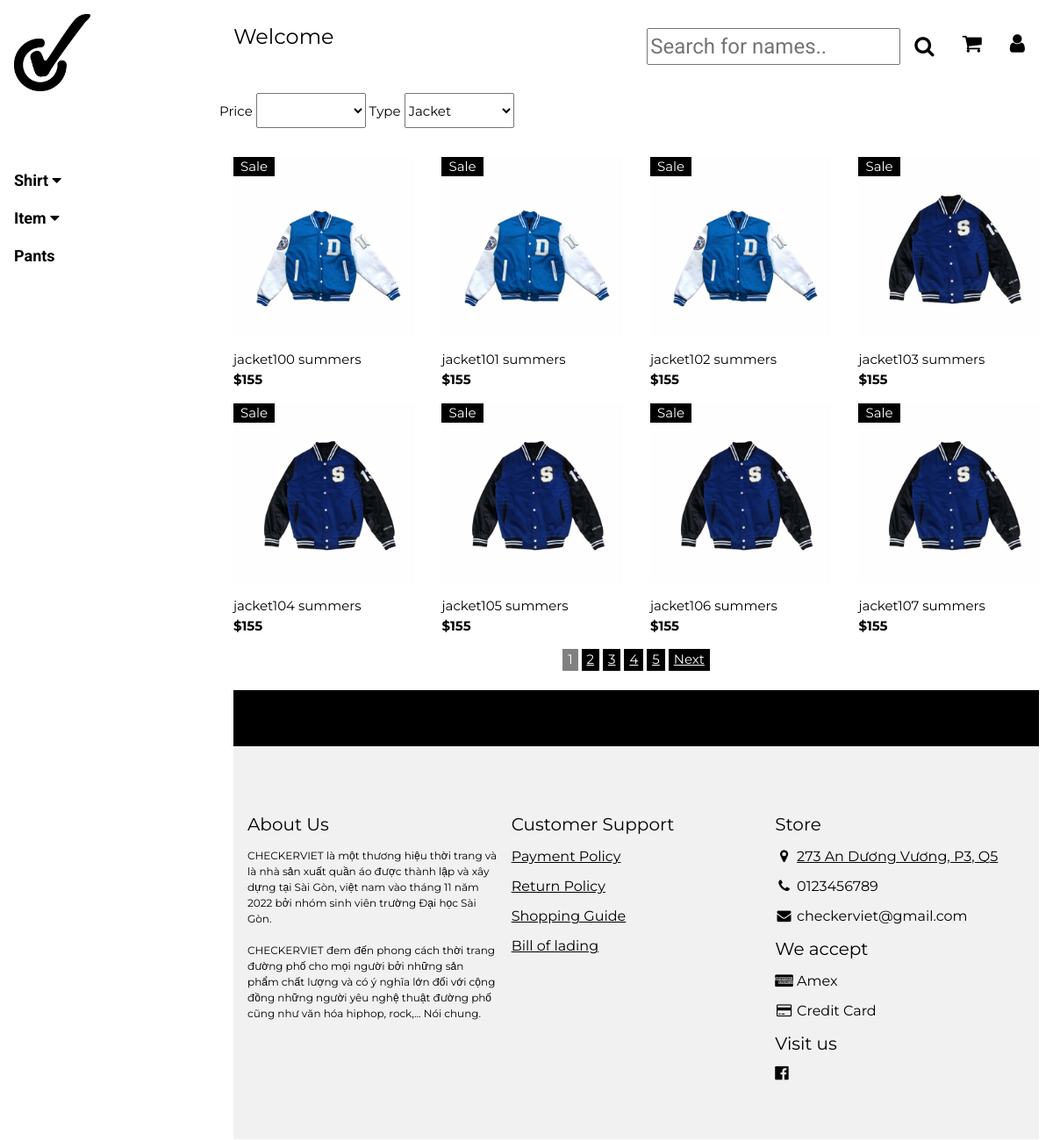
The page /jacket.php on the database as committed earlier.
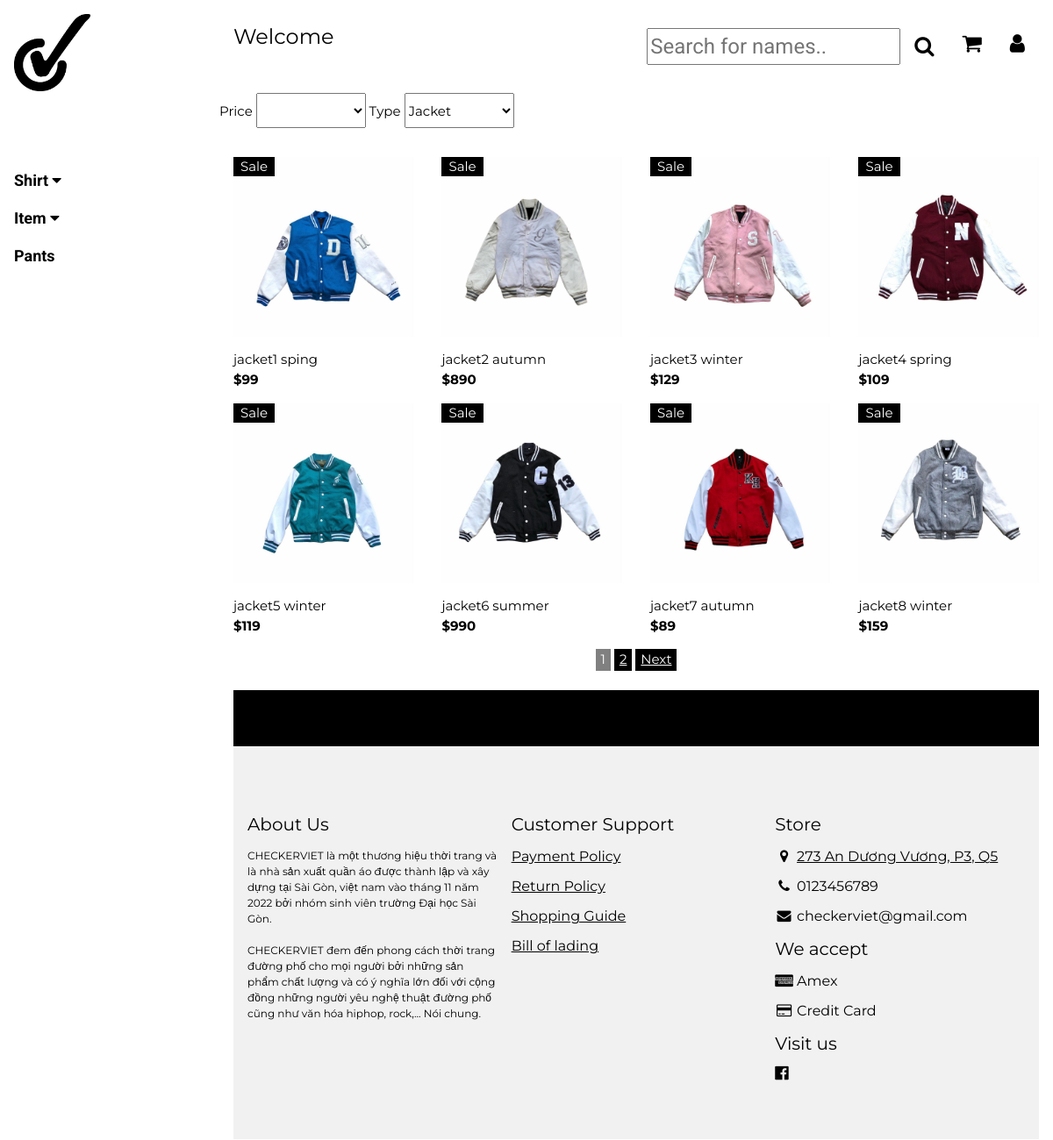
The same page on the database as committed later.
### tables this page shows
CREATE TABLE `sanpham` (
  `maSP` int(30) NOT NULL,
  `maloaiSP` int(11) NOT NULL,
  `thongtinSP` varchar(100) NOT NULL,
  `tenSP` varchar(30) NOT NULL,
  `giaSP` int(11) NOT NULL,
  `hinhanhSP` varchar(100) NOT NULL,
  `sizeL` int(11) DEFAULT NULL,
  `sizeXL` int(11) DEFAULT NULL
);

### components/Product.php (the view, shortened to what the changed rows need)
<div class="w3-col l3 s6">
    <div class="w3-container">
        <div class="w3-display-container">
            <img src="Images/T-SHIRT/<?= $row['hinhanhSP'] ?>" style="width:100%">
            <span class="w3-tag w3-display-topleft">Sale</span>
        </div>
        <p><?= $row['tenSP'] ?> <br><b>$<?= $row['giaSP'] ?></b></p>
    </div>
</div>

### jacket.php (shortened to what the changed rows need)
<!DOCTYPE html>
<html>
<link rel="stylesheet" href="SOURCE.css">
<link rel="stylesheet" href="https://cdnjs.cloudflare.com/ajax/libs/font-awesome/4.7.0/css/font-awesome.min.css">
<body class="w3-content" style="max-width:1200px" onload="reloadgiohang()">
  <?php include 'components/headmenu.php' ?>
  <?php
  $conn = createDbConnection();
  if (isset($_REQUEST['from'])) {
    $_SESSION['from'] = $_REQUEST['from'];
    $_SESSION['to'] = $_REQUEST['to'];
    if ($_SESSION['from'] == "***") {
      $result = mysqli_query($conn, 'select count(*) as total from sanpham where maloaisp = 2');
      $row = mysqli_fetch_assoc($result);
      $total_records = $row['total'];
      $current_page = isset($_GET['page']) ? $_GET['page'] : 1;
      $limit = 8;
      $total_page = ceil($total_records / $limit);
      if ($current_page > $total_page) {
        $current_page = $total_page;
      } else if ($current_page < 1) {
        $current_page = 1;
      }
      $start = ($current_page - 1) * $limit;
      $result = mysqli_query($conn, "SELECT * FROM sanpham  where maloaisp = 2 LIMIT $start, $limit");
    } else if ($_SESSION['from'] == 300) {
      $result = mysqli_query($conn, 'select count(*) as total from sanpham where maloaisp = 2 && giasp>=300');
      $row = mysqli_fetch_assoc($result);
      $total_records = $row['total'];
      $current_page = isset($_GET['page']) ? $_GET['page'] : 1;
      $limit = 8;
      $total_page = ceil($total_records / $limit);
      if ($current_page > $total_page) {
        $current_page = $total_page;
      } else if ($current_page < 1) {
        $current_page = 1;
      }
      $start = ($current_page - 1) * $limit;
      $result = mysqli_query($conn, "SELECT * FROM sanpham  where maloaisp = 2 && GIASP>=" .  $_SESSION['from'] . " LIMIT " . $start . "," . $limit);
    } else {
      $result = mysqli_query($conn, 'select count(*) as total from sanpham where maloaisp = 2 && giasp>=' .  $_SESSION['from'] . ' && GIASP<= ' . $_SESSION['to']);
      $row = mysqli_fetch_assoc($result);
      $total_records = $row['total'];
      $current_page = isset($_GET['page']) ? $_GET['page'] : 1;
      $limit = 8;
      $total_page = ceil($total_records / $limit);
      if ($current_page > $total_page) {
        $current_page = $total_page;
      } else if ($current_page < 1) {
        $current_page = 1;
      }
      $start = ($current_page - 1) * $limit;
      $result = mysqli_query($conn, "SELECT * FROM sanpham  where maloaisp = 2 && GIASP>=" .  $_SESSION['from'] . " && GIASP<= " . $_SESSION['to'] . " LIMIT " . $start . "," . $limit);
    }
  } else {
    $result = mysqli_query($conn, 'select count(*) as total from sanpham where maloaisp = 2');
    $row = mysqli_fetch_assoc($result);
    $total_records = $row['total'];
    $current_page = isset($_GET['page']) ? $_GET['page'] : 1;
    $limit = 8;
    $total_page = ceil($total_records / $limit);
    $start = ($current_page - 1) * $limit;
    $result = mysqli_query($conn, "SELECT * FROM sanpham  where maloaisp = 2 LIMIT $start, $limit");
  }
  ?>
  <div class="w3-row w3-whitescale" id="myTable">
    <?php
    if ($result) {
      while ($row = $result->fetch_assoc()) {
    ?>
        <?php include 'components/Product.php' ?>
      <?php } ?>
      <div class="w3-bar w3-center ">
        <?php
        if (isset($_REQUEST['from'])) {
          if ($current_page > 1 && $total_page > 1) {
            echo '<button style=" color: #fff;border:none;background-color: black"><a href="jacket.php?page=' . ($current_page - 1) . '&from=' . $_SESSION['from'] . '&to=' . $_SESSION['to']  . '">Prev</a> </button> ';
          }
          for ($i = 1; $i <= $total_page; $i++) {
            if ($i == $current_page) {
              echo '<button style=" color: #fff;border:none;background-color: gray"><span>' . $i . '</span> </button> ';
            } else {
              echo '<button style=" color: #fff;border:none;background-color: black"><a href="jacket.php?page=' . $i . '&from=' . $_SESSION['from'] . '&to=' . $_SESSION['to'] . '">' . $i . '</a> </button> ';
            }
          }
          if ($current_page < $total_page && $total_page > 1) {
            echo '<button style=" color: #fff;border:none;background-color: black"><a href="jacket.php?page=' . ($current_page + 1) . '&from=' . $_SESSION['from'] . '&to=' . $_SESSION['to'] . '">Next</a> </button>';
          }
        } else {
          for ($i = 1; $i <= $total_page; $i++) {
            if ($i == $current_page) {
              echo '<button style=" color: #fff;border:none;background-color: gray"><span>' . $i . '</span> </button> ';
            } else {
              echo '<button style=" color: #fff;border:none;background-color: black"><a href="jacket.php?page=' . $i . '">' . $i . '</a> </button> ';
            }
          }
        }
        ?>
      </div>
    <?php } else {
      echo "
        <p style='padding-left: 15px'>Product was not found</p>";
    }
    ?>
  </div>
  <?php include 'components/footer.php' ?>
</body>
</html>

Rows that differ between the two databases and show on the page:
no longer on this page (row edited): sanpham: hinhanhSP (picture), tenSP "jacket100 summers", giaSP "155"
no longer on this page (row edited): sanpham: hinhanhSP (picture), tenSP "jacket101 summers", giaSP "155"
no longer on this page (row edited): sanpham: hinhanhSP (picture), tenSP "jacket102 summers", giaSP "155"
no longer on this page (row edited): sanpham: hinhanhSP (picture), tenSP "jacket103 summers", giaSP "155"
no longer on this page (row edited): sanpham: hinhanhSP (picture), tenSP "jacket104 summers", giaSP "155"
no longer on this page (row edited): sanpham: hinhanhSP (picture), tenSP "jacket105 summers", giaSP "155"
no longer on this page (row edited): sanpham: hinhanhSP (picture), tenSP "jacket106 summers", giaSP "155"
no longer on this page (row edited): sanpham: hinhanhSP (picture), tenSP "jacket107 summers", giaSP "155"
now on this page (row unchanged): sanpham: hinhanhSP (picture), tenSP "jacket1 sping", giaSP "99"
now on this page (row unchanged): sanpham: hinhanhSP (picture), tenSP "jacket2 autumn", giaSP "890"
now on this page (row unchanged): sanpham: hinhanhSP (picture), tenSP "jacket3 winter", giaSP "129"
now on this page (row unchanged): sanpham: hinhanhSP (picture), tenSP "jacket4 spring", giaSP "109"
now on this page (row unchanged): sanpham: hinhanhSP (picture), tenSP "jacket5 winter", giaSP "119"
now on this page (row unchanged): sanpham: hinhanhSP (picture), tenSP "jacket6 summer", giaSP "990"
now on this page (row unchanged): sanpham: hinhanhSP (picture), tenSP "jacket7 autumn", giaSP "89"
now on this page (row unchanged): sanpham: hinhanhSP (picture), tenSP "jacket8 winter", giaSP "159"
Other text that changed with them:
list line gone: "3"
list line gone: "4"
list line gone: "5"
